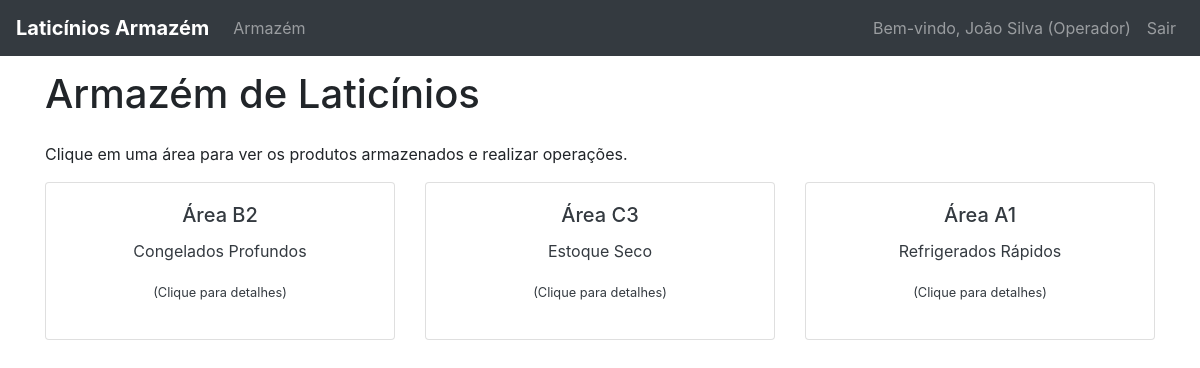
The page /armazem (signed in) on the database its author committed.
### tables this page shows
CREATE TABLE usuarios (
    username TEXT PRIMARY KEY,
    senha TEXT NOT NULL,
    funcao TEXT NOT NULL CHECK (funcao IN ('gerente', 'operador')),
    nome TEXT NOT NULL
);

CREATE TABLE areas_armazem (
    id_area TEXT PRIMARY KEY,
    nome TEXT NOT NULL,
    tipo_armazenamento TEXT NOT NULL CHECK (tipo_armazenamento IN ('refrigerado', 'congelado', 'seco'))
);

### app.py (the view)
@app.route('/armazem')
@login_necessario(permissao_requerida='visualizar_armazem') # Exige login e permissão
def pagina_inicial_armazem():
    areas = AreaArmazem.listar_todas()
    return render_template('armazem.html', areas=areas)

### app.py (called while the page is built)
@app.context_processor
def injetar_dados_globais():
    user_info = None
    if 'username' in session:
        user_info = {
            'username': session.get('username'),
            'funcao': session.get('user_funcao'),
            'nome': session.get('user_nome')
        }
    return dict(usuario_logado=user_info, data_hoje_global=date.today())

### models.py (called while the page is built)
def get_db_connection() -> sqlite3.Connection:
    conn = sqlite3.connect(DATABASE_PATH)
    conn.row_factory = sqlite3.Row  # Permite acessar colunas por nome
    return conn

    @staticmethod
    def verificar_senha(username: str, senha: str) -> Optional['Usuario']:
        conn = get_db_connection()
        cursor = conn.cursor()
        cursor.execute('SELECT * FROM usuarios WHERE username = ? AND senha = ?', (username, senha))
        user_data = cursor.fetchone()
        conn.close()
        if user_data:
            return Usuario(user_data['username'], user_data['funcao'], user_data['nome'])
        return None

    def tem_permissao(self, permissao: str) -> bool:
        permissoes_por_funcao = {
            'gerente': ['visualizar_armazem', 'detalhes_area', 'gerente', 'registrar_venda'],
            'operador': ['visualizar_armazem', 'detalhes_area', 'registrar_venda']
        }
        return permissao in permissoes_por_funcao.get(self.funcao, [])

    @staticmethod
    def listar_todas() -> List['AreaArmazem']:
        conn = get_db_connection()
        cursor = conn.cursor()
        cursor.execute('SELECT * FROM areas_armazem ORDER BY nome') # Ordena por nome para melhor visualização
        areas_data = cursor.fetchall()
        conn.close()
        return [AreaArmazem(row['id_area'], row['nome'], row['tipo_armazenamento']) for row in areas_data]

### templates/armazem.html (shortened to what this page needs)
{% extends "base.html" %}
{% block content %}
<h1 class="mb-4">Armazém de Laticínios</h1>
<p>Clique em uma área para ver os produtos armazenados e realizar operações.</p>
<div class="row row-cols-1 row-cols-md-2 row-cols-lg-3 g-4">
    {% if areas %}
        {% for area in areas %}
        <div class="col">
            <div class="card h-100 text-center area-card">
                <a href="{{ url_for('detalhes_da_area', id_area=area.id_area) }}" class="text-decoration-none text-dark stretched-link">
                    <div class="card-body">
                        <h5 class="card-title">Área {{ area.id_area }}</h5>
                        <p class="card-text">{{ area.nome }}</p>
                        <p><small>(Clique para detalhes)</small></p>
                    </div>
                </a>
            </div>
        </div>
        {% endfor %}
    {% else %}
        <p>Nenhuma área de armazém cadastrada.</p>
    {% endif %}
</div>
{% endblock %}

### templates/base.html (shortened to what this page needs)
<!DOCTYPE html>
<html lang="pt-BR">
<head>
  <link rel="stylesheet" href="https://stackpath.bootstrapcdn.com/bootstrap/4.5.2/css/bootstrap.min.css">
</head>
<body>
  <nav class="navbar navbar-expand-lg navbar-dark bg-dark fixed-top">
    <a class="navbar-brand" href="{{ url_for('pagina_inicial_armazem') }}">Laticínios Armazém</a>
    <div class="collapse navbar-collapse" id="navbarNav">
      <ul class="navbar-nav mr-auto">
        <li class="nav-item">
          <a class="nav-link" href="{{ url_for('pagina_inicial_armazem') }}">Armazém</a>
        </li>
      </ul>
      <ul class="navbar-nav">
        {% if usuario_logado %}
          <li class="nav-item">
            <span class="nav-link">Bem-vindo, {{ usuario_logado.nome }} ({{ usuario_logado.funcao | capitalize }})</span>
          </li>
          <li class="nav-item">
            <a class="nav-link" href="{{ url_for('logout') }}">Sair</a>
          </li>
        {% else %}
          <li class="nav-item">
            <a class="nav-link" href="{{ url_for('login') }}">Login</a>
          </li>
        {% endif %}
      </ul>
    </div>
  </nav>
  <div class="container">
    {% block content %}
    {% endblock %}
  </div>
</body>
</html>

### templates/base.html (style rules this page uses)
body { padding-top: 70px; }
.navbar-brand { font-weight: bold; }

### rows shown on the page
usuarios: nome "João Silva", funcao "Operador"
areas_armazem: id_area "B2", nome "Congelados Profundos"
areas_armazem: id_area "C3", nome "Estoque Seco"
areas_armazem: id_area "A1", nome "Refrigerados Rápidos"
